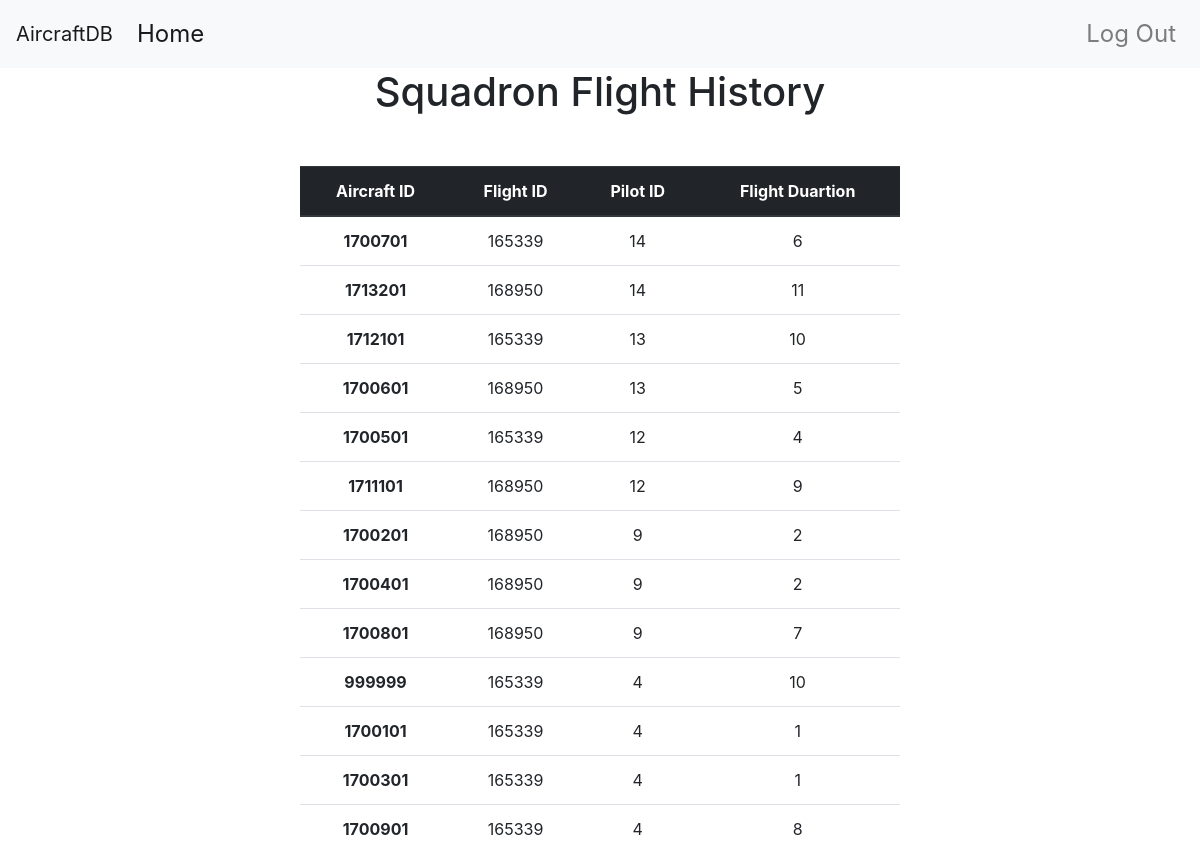
Screenshot of /pilot/squadron-history (signed in) with the database file from the repository.
### app/models.py (models this page shows, shortened)
class Flight(db.Model):
    __tablename__ = 'flights'
    flight_id = db.Column(db.Integer, primary_key = True)
    pilot_id =db.Column(db.Integer, db.ForeignKey('pilot.id'))
    aircraft_id = db.Column(db.Integer, db.ForeignKey('aircrafts.aircraft_id'))
    hours = db.Column(db.Integer)
    flight_date = db.Column(db.String(150))

class Aircraft(db.Model):
    __tablename__= 'aircrafts'
    aircraft_id = db.Column(db.Integer, primary_key=True)
    t_m_s = db.Column(db.String(64))
    squadron_id = db.Column(db.Integer, db.ForeignKey('squadron.id'))
    airframe_hours = db.Column(db.Integer)
    '''
    Insert aircraft data into the database
    '''

### app/main/views.py (the view)
@main.route('/pilot/squadron-history')
def flight_squadron_history():
    result = []
    squadron_id = current_user.squadron_id
    sql = "SELECT squadron_id, aircrafts.aircraft_id, flight_id, pilot_id, hours FROM flights NATURAL JOIN aircrafts WHERE squadron_id = ? EXCEPT SELECT squadron_id, aircraft_id, flight_id, pilot_id, hours FROM canceled_flight_view ORDER BY pilot_id DESC"
    c = db.engine.connect()
    for row in c.execute(sql, (squadron_id)):
        result.append(row)
    return render_template('pilot/squadron_history.html', data=result)

### app/models.py (called while the page is built)
@login_manager.user_loader
def user_loader(id):
    return User.query.get(id)

### app/templates/pilot/squadron_history.html
{% extends "base.html" %}
{% block page_content %}
<div class="table_heading">
    <h1>Squadron Flight History</h1>
</div>
  <div class="second-container">
    <table class="table">
    <thead class="thead-dark">
      <tr>
        <th scope="col">Aircraft ID</th>
        <th scope="col">Flight ID</th>
        <th scope="col">Pilot ID</th>
        <th scope="col">Flight Duartion</th>
      </tr>
    </thead>
    <tbody>
    {% for flight in data %}
      <tr>
        <th scope="row"> {{flight.flight_id}} </th>
        <td>{{flight.aircraft_id}}</td>
        <td>{{flight.pilot_id}}</td>
        <td>{{flight.hours}}</td>
      </tr>
      {% endfor %}
    </tbody>
  </table>
  </div>
{% endblock %}

### app/static/style.css (style rules this page uses)
div.second-container { margin-top: 50px; text-align: center; }
div.second-container table { width: 50%; margin: auto; float: none;; }
div.table_heading { text-align: center }

### rows the page displays
Flight: flight_id "1700701", aircraft_id "165339", pilot_id "14", hours "6"
Flight: flight_id "1713201", aircraft_id "168950", pilot_id "14", hours "11"
Flight: flight_id "1712101", aircraft_id "165339", pilot_id "13", hours "10"
Flight: flight_id "1700601", aircraft_id "168950", pilot_id "13", hours "5"
Flight: flight_id "1700501", aircraft_id "165339", pilot_id "12", hours "4"
Flight: flight_id "1711101", aircraft_id "168950", pilot_id "12", hours "9"
Flight: flight_id "1700201", aircraft_id "168950", pilot_id "9", hours "2"
Flight: flight_id "1700401", aircraft_id "168950", pilot_id "9", hours "2"
Flight: flight_id "1700801", aircraft_id "168950", pilot_id "9", hours "7"
Flight: flight_id "999999", aircraft_id "165339", pilot_id "4", hours "10"
Flight: flight_id "1700101", aircraft_id "165339", pilot_id "4", hours "1"
Flight: flight_id "1700301", aircraft_id "165339", pilot_id "4", hours "1"
Flight: flight_id "1700901", aircraft_id "165339", pilot_id "4", hours "8"
